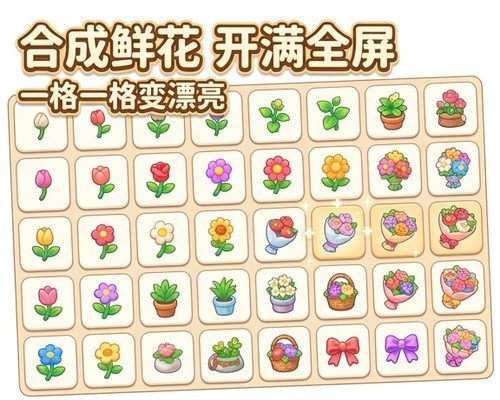
#> input picture minigame/images/share/share_core_gameplay.jpg, 500 x 400 px
$ python split_sheet_row_by_gutter.py ../minigame/images/share/share_core_gameplay.jpg --output out.png --index 5
#> lines starting #> are read from the running program, lines starting #| are printed output that depends on the picture; after the words box and inside, x2 and y2 are one past the last pixel; in counts of white or black regions, pixels touching at a corner belong together
#!/usr/bin/env python3
"""
从 NB2 白底合图中按「行内白缝」切出单个图标（避免等分网格切掉左右）。

典型：5×2 花束/鲜花 progression 表（如 bouquet_line_rework_highsat_nb2_v2.png）。

用法（仓库根）：
  python3 scripts/split_sheet_row_by_gutter.py \\
    ../game_assets/huahua/assets/raw/bouquet_line_rework_highsat_nb2_v2.png \\
    --row 0 --index 4 \\
    -o ../game_assets/huahua/assets/split/flower_bouquet_5.png \\
    --hpad 32 --vpad 16
"""
from __future__ import annotations

import argparse
from pathlib import Path

import numpy as np
from PIL import Image


def find_row_split_y(arr: np.ndarray, white_thresh: int = 248) -> int:
    """在 38%~62% 高度范围内寻找最白水平缝作为上下两行分界线，防止跨中线削顶。"""
    h_full = arr.shape[0]
    lo, hi = int(h_full * 0.38), int(h_full * 0.62)
    if hi <= lo:
        return h_full // 2
    band = arr[lo:hi]
    white = (
        (band[:, :, 0] > white_thresh)
        & (band[:, :, 1] > white_thresh)
        & (band[:, :, 2] > white_thresh)
    )
    row_white = white.mean(axis=1)
    sm = np.convolve(row_white, np.ones(9) / 9, mode="same")
    return lo + int(np.argmax(sm))


def row_y_bounds(arr: np.ndarray, row_idx: int, white_thresh: int = 248) -> tuple[int, int]:
    split_y = find_row_split_y(arr, white_thresh=white_thresh)
    return (0, split_y) if row_idx == 0 else (split_y, arr.shape[0])


def detect_row_icons(
    arr: np.ndarray,
    *,
    row_idx: int = 0,
    n_icons: int = 5,
    white_thresh: int = 248,
    gutter_smooth: int = 15,
    gutter_white: float = 0.88,
    min_icon_width: int = 80,
) -> list[tuple[int, int]]:
    _, w_full = arr.shape[:2]
    y0, y1 = row_y_bounds(arr, row_idx, white_thresh=white_thresh)
    row = arr[y0:y1]
    white = (
        (row[:, :, 0] > white_thresh)
        & (row[:, :, 1] > white_thresh)
        & (row[:, :, 2] > white_thresh)
    )
    col_white = white.mean(axis=0)

    # 优先使用 100% 纯白列缝的中点切格，避免壶嘴/把手等细端被平滑阈值误当白缝切掉
    pure_runs: list[list[int]] = []
    in_pure = False
    for x in range(w_full):
        if col_white[x] >= 0.998:
            if not in_pure:
                pure_runs.append([x, x])
                in_pure = True
            else:
                pure_runs[-1][1] = x
        else:
            in_pure = False
    pure_icons: list[tuple[int, int]] = []
    prev_cut = 0
    for g0, g1 in pure_runs:
        if g0 - prev_cut > min_icon_width:
            mid = (g0 + g1) // 2 if g1 < w_full - 1 else w_full - 1
            pure_icons.append((prev_cut, mid))
            prev_cut = (g0 + g1) // 2 + 1
        elif g0 == 0:
            prev_cut = max(0, g1 - 4)
    if w_full - prev_cut > min_icon_width:
        pure_icons.append((prev_cut, w_full - 1))
    if len(pure_icons) == n_icons:
        return pure_icons

    sm = np.convolve(col_white, np.ones(gutter_smooth) / gutter_smooth, mode="same")

    gutters: list[list[int]] = []
    in_g = False
    for x in range(w_full):
        if sm[x] > gutter_white:
            if not in_g:
                gutters.append([x, x])
                in_g = True
            else:
                gutters[-1][1] = x
        else:
            in_g = False

    icons: list[tuple[int, int]] = []
    prev = 0
    for g in gutters:
        if g[0] - prev > min_icon_width:
            icons.append((prev, g[0] - 1))
        prev = g[1] + 1
    if w_full - prev > min_icon_width:
        icons.append((prev, w_full - 1))

    if len(icons) < n_icons:
        raise SystemExit(
            f"expected {n_icons} icons in row {row_idx}, detected {len(icons)}: {icons}"
        )
    return icons[:n_icons]


def crop_icon(
    img: Image.Image,
    arr: np.ndarray,
    *,
    row_idx: int,
    icon_index: int,
    n_icons: int,
    hpad: int,
    vpad: int,
) -> tuple[Image.Image, tuple[int, int, int, int]]:
    icons = detect_row_icons(arr, row_idx=row_idx, n_icons=n_icons)
    gx1, gx2 = icons[icon_index]
    y0, y1 = row_y_bounds(arr, row_idx)
    row = arr[y0:y1]
    sub = row[:, gx1 : gx2 + 1]
    ys, xs = np.where(np.any(sub < 245, axis=2))
    if len(xs) == 0:
        raise SystemExit(f"no foreground in cell row={row_idx} index={icon_index}")

    box = (
        max(gx1, gx1 + int(xs.min()) - hpad),
        max(y0, y0 + int(ys.min()) - vpad),
        min(gx2 + 1, gx1 + int(xs.max()) + hpad + 1),
        min(y1, y0 + int(ys.max()) + vpad + 1),
    )
    return img.crop(box), box


def main() -> None:
    ap = argparse.ArgumentParser(description="Split one icon from a white-gutter NB2 sheet row")
    ap.add_argument("input", type=Path, help="Sheet PNG path")
    ap.add_argument("-o", "--output", type=Path, required=True, help="Output crop PNG")
    ap.add_argument("--row", type=int, default=0, choices=(0, 1), help="Row index (0=top)")
    ap.add_argument("--index", type=int, required=True, help="Icon index in row, 0-based left-to-right")
    ap.add_argument("--icons", type=int, default=5, help="Icons per row (default 5)")
    ap.add_argument("--hpad", type=int, default=32, help="Extra pixels left/right of content")
    ap.add_argument("--vpad", type=int, default=16, help="Extra pixels top/bottom of content")
    args = ap.parse_args()

    img = Image.open(args.input).convert("RGB")
#> img is the input picture: PIL image 500x400 RGB; mean R, G, B 227.7, 215.5, 193.9
    arr = np.array(img)
    crop, box = crop_icon(
        img,
        arr,
        row_idx=args.row,
        icon_index=args.index,
        n_icons=args.icons,
        hpad=args.hpad,
        vpad=args.vpad,
    )
#> in find_row_split_y, `band = arr[lo:hi]`:
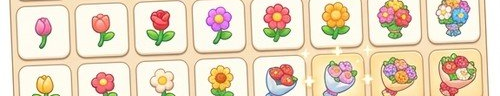
#> band: shape (96, 500, 3); mean R, G, B 231.9, 215.5, 191.5
#> in find_row_split_y, `white = ( (band[:, :, 0] > white_thresh) & (band[:, :, 1] > white_thre..`:
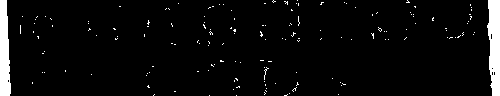
#> white: shape (96, 500) bool; 4.7% white; 156 white regions (154 under 20 px), largest, box (x1, y1, x2, y2) and area: (487, 0, 500, 96) 997, (0, 0, 11, 96) 850
#> in find_row_split_y, `row_white = white.mean(axis=1)`: row_white = 96 values, max 0.062 at index 25, min 0.036 at index 11, mean 0.0467
#> in find_row_split_y, `sm = np.convolve(row_white, np.ones(9) / 9, mode="same")`: sm = 96 values, max 0.0591 at index 32, min 0.0244 at index 95, mean 0.0456
#> in row_y_bounds, `split_y = find_row_split_y(arr, white_thresh=white_thresh)`: split_y = 184
#> in detect_row_icons, `y0, y1 = row_y_bounds(arr, row_idx, white_thresh=white_thresh)`: y0 = 0; y1 = 184
#> in detect_row_icons, `row = arr[y0:y1]`:
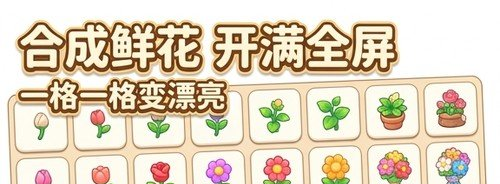
#> row: shape (184, 500, 3); mean R, G, B 225, 212.6, 191.2
#> in detect_row_icons, `white = ( (row[:, :, 0] > white_thresh) & (row[:, :, 1] > white_thresh..`:
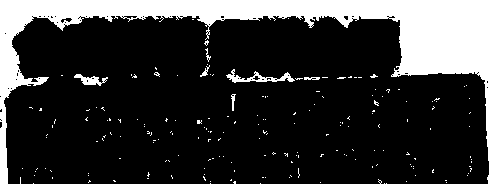
#> white: shape (184, 500) bool; 21.7% white; 189 white regions (182 under 20 px), largest, box (x1, y1, x2, y2) and area: (0, 0, 500, 184) 18781, (226, 69, 295, 83) 324, (74, 74, 108, 86) 185
#> in detect_row_icons, `col_white = white.mean(axis=0)`: col_white = 500 values, max 1 at index 2, min 0.087 at index 173, mean 0.217
#> after the loop in detect_row_icons, `for x in range(w_full):`: pure_runs = [[2, 3], [489, 499]]
#> the loop in detect_row_icons, `for g0, g1 in pure_runs:` made 2 passes
#> (g0, g1, mid, prev_cut) on pass 2: (489, 499, 499, 495)
#> after the loop in detect_row_icons, `for g0, g1 in pure_runs:`: mid = 499; pure_icons = [(0, 499)]
#> in detect_row_icons, `sm = np.convolve(col_white, np.ones(gutter_smooth) / gutter_smooth, mo..`: sm = 500 values, max 0.933 at index 492, min 0.0924 at index 189, mean 0.21
#> after the loop in detect_row_icons, `for x in range(w_full):`: gutters = [[491, 493]]
#> the loop in detect_row_icons, `for g in gutters:` made 1 pass
#> (g, prev) on pass 1: ([491, 493], 494)
#> after the loop in detect_row_icons, `for g in gutters:`: icons = [(0, 490)]
    args.output.parent.mkdir(parents=True, exist_ok=True)
    crop.save(args.output, optimize=True)
    print(f"{args.input.name} row{args.row} idx{args.index} -> {args.output}")
    print(f"  box={box} size={crop.size}")


if __name__ == "__main__":
#> (the run stopped early here; a loop or call above may not have finished)
